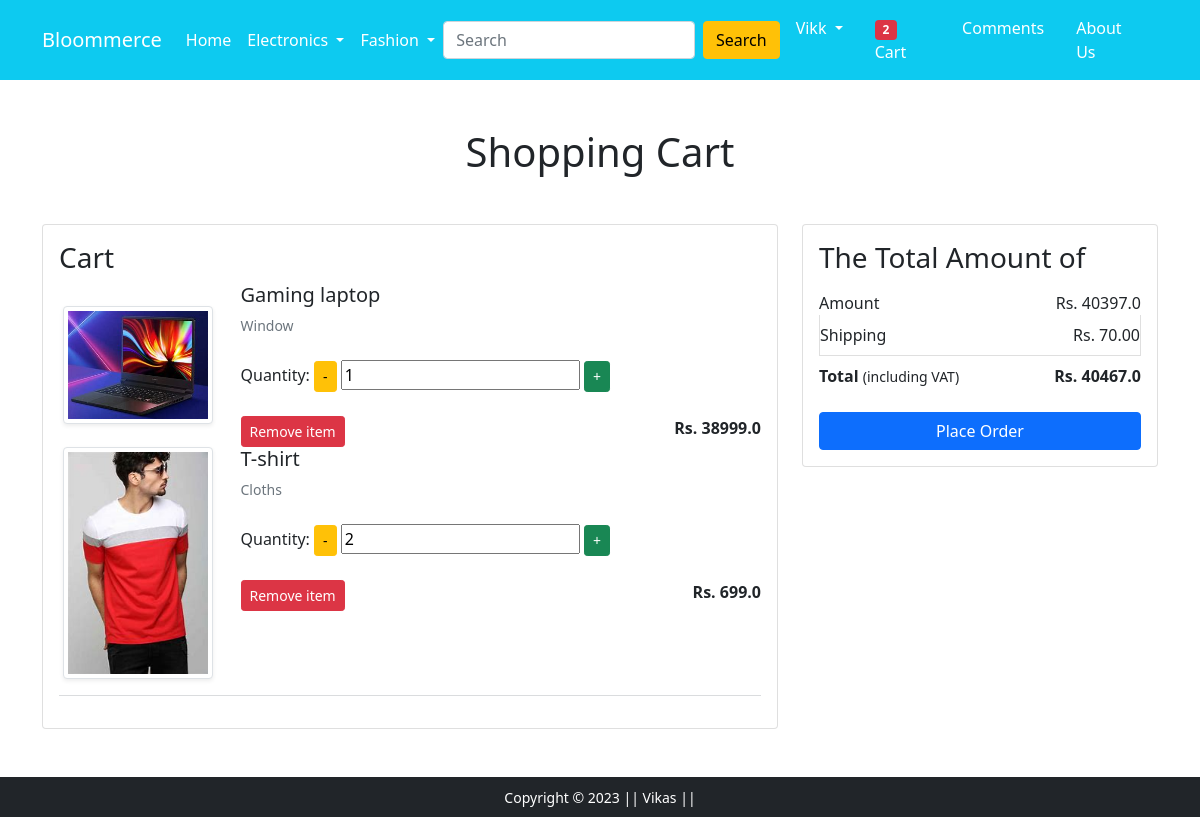
The page /cart/ (signed in) on the database its author committed.
### app/models.py (models this page shows, shortened)
class Cart(models.Model):
    user = models.ForeignKey(User, on_delete=models.CASCADE)
    product = models.ForeignKey(Product, on_delete=models.CASCADE)
    quantity = models.PositiveIntegerField(default=1)

class Product(models.Model):
    user = models.ForeignKey(User, on_delete=models.CASCADE, null=True)
    title = models.CharField(max_length=100)
    price = models.FloatField()
    discount_price = models.FloatField()
    description = models.TextField()
    brand = models.CharField(max_length=100)
    category = models.CharField(choices=CATEGORY_CHOICES, max_length=30)
    product_image = models.ImageField(upload_to='productimg')

### app/views.py (the view)
# urls.py: path('cart/', views.show_cart, name='cart'),
@login_required(login_url='/accounts/login')
def show_cart(request):
    if request.user.is_authenticated:
        total_item = 0
        user = request.user
        carts = Cart.objects.filter(user=user)
        amount = 0.0
        shiping = 70.0
        total_amount = 0.0
        cart_product = [p for p in Cart.objects.all() if p.user == user]
        if request.user.is_authenticated:
            total_item = len(Cart.objects.filter(user=request.user))
        if cart_product:
            for p in cart_product:
                tempamount = p.quantity * p.product.price
                amount += tempamount
                totalamount = shiping + amount
            return render(request, 'app/addtocart.html', {'carts':carts, 'totalamount':totalamount, 'amount':amount, 'total_item':total_item})
        else:
            return render(request, 'app/emptycart.html')

### app/templates/app/addtocart.html (shortened to what this page needs)
{% extends 'app/base.html' %}
{% load static %}
{% block main-content %}
<div class="container my-5">
 <div class="row">
  <h1 class="text-center mb-5">Shopping Cart</h1>
  <div class="col-sm-8">
  <div class="card">
   <div class="card-body">
    <h3>Cart</h3>
    {% for cart in carts %}
    <div class="row">
     <div class="col-sm-3 text-center align-self-center"><img src="{{cart.product.product_image.url}}" alt="" srcset="" class="img-fluid img-thumbnail shadow-sm" height="150" width="150"> </div>
     <div class="col-sm-9">
      <div>
       <h5>{{cart.product.title}}</h5>
       <p class="mb-2 text-muted small">{{cart.product.description}}</p>
       <div class="my-4">
        <form method="POST" action="{% url 'update_cart' cart.id %}">
          <label for="quantity">Quantity:</label>
          <button type="submit" class="btn btn-sm btn-warning mr-3" name="update" value="-1">-</button>
          <input type="number" name="quantity" value="{{ cart.quantity }}">
          <button type="submit" class="btn btn-sm btn-success mr-3" name="update" value="1">+</button>
        </form>
      </div>
       <div class="d-flex justify-content-between mt-2">
        <a href="{% url 'remove' cart.id %}" class="btn btn-sm btn-danger mr-3">Remove item </a>
        <p class="mb-0"><span><strong>Rs. {{cart.product.price}}</strong></span></p>
       </div>
      </div>
     </div>
    </div>
    {% endfor %}
    <hr class="text-muted">
   </div>
   </div>
  </div>
  <div class="col-sm-4">
   <div class="card">
    <div class="card-body">
      <h3>The Total Amount of</h3>
      <ul class="list-group">
       <li class="list-group-item d-flex justify-content-between align-items-center border-0 px-0 pb-0">Amount<span>Rs. {{ amount }}</span></li>
       <li class="list-group-item d-flex justify-content-between align-items-center px-0">Shipping<span>Rs. 70.00</span></li>
       <li class="list-group-item d-flex justify-content-between align-items-center border-0 px-0 mb-3">
        <div>
           <strong>Total</strong> <small>(including VAT)</small>
         </div>
         <span><strong>Rs. {{ totalamount }}</strong></span>
       </li>
      </ul>
      <div class="d-grid"><a href="{% url 'checkout' %}" class="btn btn-primary">Place Order</a></div>
    </div>
   </div>
  </div>
 </div>
</div>
{% endblock main-content %}

### app/templates/app/base.html (shortened to what this page needs)
<!doctype html>
{% load static %}
<html lang="en">
  <head>
    <link href="https://cdn.jsdelivr.net/npm/bootstrap@5.0.0-beta1/dist/css/bootstrap.min.css" rel="stylesheet">
    <link rel="stylesheet" href="{% static 'app/css/owl.carousel.min.css' %}">
    <link rel="stylesheet" href="{% static 'app/css/all.min.css' %}">
    <link rel="stylesheet" href="{% static 'app/css/style.css' %}">
  </head>
  <body>
    <nav class="navbar navbar-expand-lg navbar-dark bg-info">
     <div class="container">
       <a class="navbar-brand" href="/">Bloommerce</a>
       <div class="collapse navbar-collapse" id="navbarSupportedContent">
         <ul class="navbar-nav me-auto mb-2 mb-lg-0">
           <li class="nav-item">
             <a class="nav-link active" aria-current="page" href="/">Home</a>
           </li>
           <li class="nav-item dropdown">
             <a class="nav-link dropdown-toggle text-white" href="#" id="electronicsDropdown" role="button" data-bs-toggle="dropdown" aria-expanded="false">
               Electronics
             </a>
           </li>
           <li class="nav-item dropdown">
             <a class="nav-link dropdown-toggle text-white" href="#" id="fashionDropdown" role="button" data-bs-toggle="dropdown" aria-expanded="false">
               Fashion
             </a>
           </li>
         </ul>
         <form class="d-flex" action="{% url 'search' %}" method="get">
           <input class="form-control me-2" name="query" id="query" type="search" placeholder="Search" aria-label="Search">
           <button class="btn btn-warning" type="submit">Search</button>
         </form>
         <div>
          <ul class="navbar-nav me-auto mb-2 mb-lg-0">
            {% if request.user.is_authenticated %}
           <li class="nav-item dropdown mx-2">
              <a class="nav-link dropdown-toggle text-white" href="#" id="profileDropdown" role="button" data-bs-toggle="dropdown" aria-expanded="false">
                {{ request.user.username|capfirst }}
              </a>
            </li>
            <li class="nav-item mx-2">
             <a href="{% url 'cart' %}" class="nav-link text-white"><span class="badge bg-danger">{{total_item}}</span> Cart </a>
            </li>
            <li class="nav-item mx-2">
              <a href="{% url 'comment' %}" class="nav-link text-white">Comments</a>
            </li>
            {% endif %}
            <li class="nav-item mx-2">
              <a href="{% url 'about' %}" class="nav-link text-white">About Us</a>
            </li>
          </ul>
         </div>
       </div>
     </div>
    </nav>
    {% block main-content %} {% endblock main-content %}
    <footer class="container-fluid bg-dark text-center p-2 mt-5">
        <small class="text-white">Copyright &copy; 2023 || Vikas || </small>
    </footer>
  </body>
</html>

### rows shown on the page
Cart: product.product_image (picture), product "Gaming laptop", product.description "Window", quantity "1", product.price "38999.0"
Cart: product.product_image (picture), product "T-shirt", product.description "Cloths", quantity "2", product.price "699.0"

### other values the page prints
{{ request.user.username|capfirst }} "Vikk"
{{ total_item }} "2"
{{ amount }} "40397.0"
{{ totalamount }} "40467.0"
